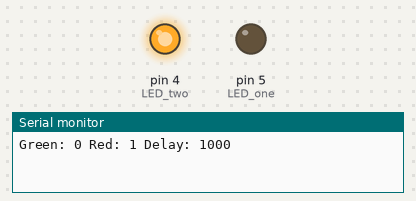
Simulated run of this sketch. Board: Arduino Uno, built with avr-gcc and run on an emulated ATmega328P. Shown: output pins drawn as LEDs (lit = HIGH), the last lines printed to the serial monitor.

Above: at 0.1 s.
At 38.6 s:
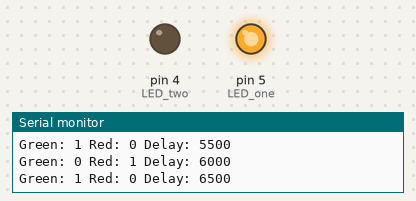
Timing chart, 0 to 40.0 s (numbered marks = the images above):
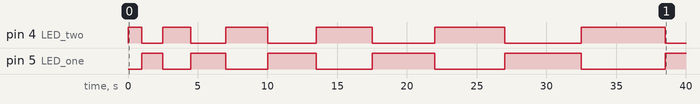

The sketch:

LED_lightChange.ino
```cpp
//LED 점등 예제 : 두개의 LED를 번갈아가며 점등
//양쪽이 모두 한번 점등하고 0.5초씩 딜레이가 늘어남
int del = 1000; //초기 딜레이 시간
int stat = LOW; //LED 상태
int LED_one = 5;
int LED_two = 4;

void setup() {
  // put your setup code here, to run once:
  pinMode(LED_one,OUTPUT);
  pinMode(LED_two,OUTPUT);
  Serial.begin(9600);
}

void loop() {
  // put your main code here, to run repeatedly:
  digitalWrite(LED_one,stat);
  digitalWrite(LED_two,!stat); //5번핀에서 반전된 상태
  Serial.println("Green: " + String(stat) + " Red: " + String(!stat) + " Delay: " + String(del));
  stat = !stat;
  delay(del);
  del+=500;
}
```

Measured:
- by itself, pin 4 (LED_two): LOW → HIGH at 0.00 s, → LOW 1.0 s later, → HIGH 1.5 s later, → LOW 2.0 s later, … (12 changes in this stretch)
- by itself, pin 5 (LED_one): LOW → HIGH at 1.0 s, → LOW 1.5 s later, → HIGH 2.0 s later, → LOW 2.5 s later, … (11 changes in this stretch)
